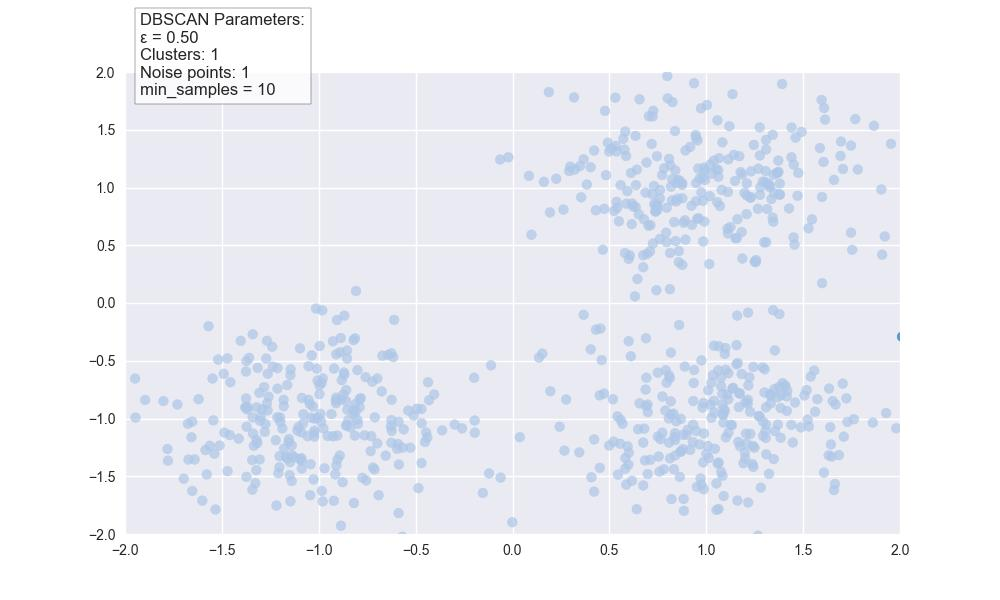

The script that saved this image:
import numpy as np
import matplotlib.pyplot as plt
from matplotlib.animation import FuncAnimation
from matplotlib.colors import ListedColormap
from sklearn.cluster import DBSCAN
from sklearn.datasets import make_blobs

# Dataset
centers = [[1, 1], [-1, -1], [1, -1]]
X, y_true = make_blobs(
    n_samples=750, centers=centers, cluster_std=0.4, random_state=0
)

# Configurações
plt.style.use('seaborn-v0_8')
eps_values = np.linspace(0.1, 0.5, 50)
min_samples = 10

# Pré-processamento
history = []
for eps in eps_values:
    db = DBSCAN(eps=eps, min_samples=min_samples)
    history.append(db.fit_predict(X))

# Colormap com cores únicas para até 10 clusters + ruído
cmap_colors = ['gray'] + list(plt.get_cmap('tab20').colors[:19])
cmap = ListedColormap(cmap_colors)

# Configuração do gráfico
fig, ax = plt.subplots(figsize=(10, 6))
ax.set_xlim(-2.0, 2.0)
ax.set_ylim(-2.0, 2.0)
scat = ax.scatter(X[:, 0], X[:, 1], c=history[0], cmap=cmap, s=50, alpha=0.7, vmin=-1, vmax=len(cmap_colors)-1)
info_text = ax.text(0.02, 0.95, '', transform=ax.transAxes, fontsize=12, 
                    bbox=dict(facecolor='white', alpha=0.8))

def update(frame):
    labels = history[frame]
    
    # Mapeamento único de rótulos para índices sequenciais
    unique_labels = np.unique(labels)
    label_mapping = {label: idx+1 for idx, label in enumerate(unique_labels[unique_labels != -1])}
    adjusted_labels = np.array([label_mapping.get(lbl, 0) for lbl in labels])  # 0 = ruído
    
    scat.set_array(adjusted_labels)
    
    # Estatísticas
    n_clusters = len(label_mapping)
    n_noise = (labels == -1).sum()
    
    info_text.set_text(
        f'DBSCAN Parameters:\nε = {eps_values[frame]:.2f}\nClusters: {n_clusters}\nNoise points: {n_noise}\nmin_samples = {min_samples}'
    )
    
    return scat, info_text

# Salvar o GIF completo
ani = FuncAnimation(fig, update, frames=len(history), interval=150, blit=True)
path = r'd:/User/Documentos/GitHub/UFFS/Semestre 7/Machine Learning/'
ani.save(f'{path}dbscan_evolution_complete.gif', writer='pillow', fps=8, dpi=100)

# Atualizar o gráfico para o último frame
update(len(history) - 1)

# Salvar apenas o último frame como imagem
fig.savefig(f'{path}dbscan.jpg', dpi=100)

# Exibir a animação
plt.show()